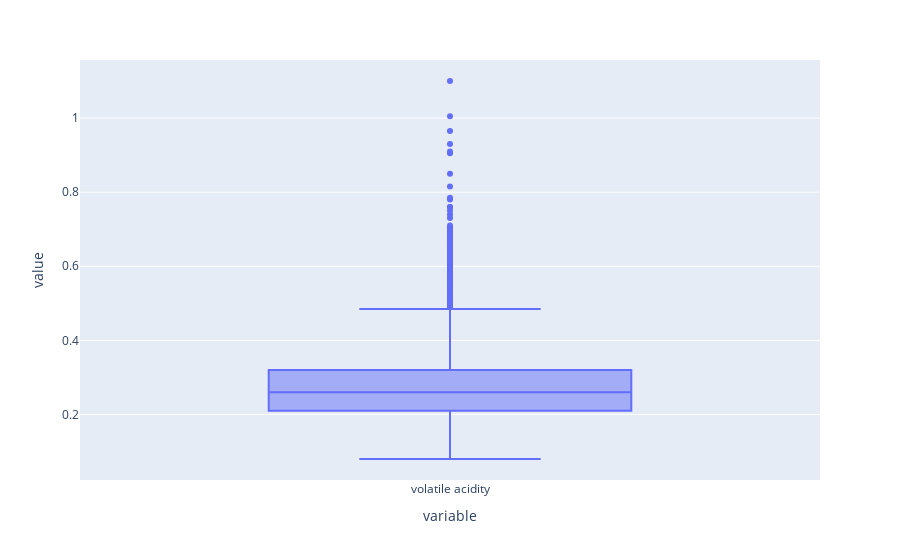

Here is the notebook cell this chart was saved with:
### Markdown cell above
Observando o gráfico de histograma da variável de acidez volátil, podemos ver que essa varíavel possui uma assimetria positiva nos seus dados, afim de melhorar isso podemos propor uma transformação logarítimica para tentar corrigir essa assimetria possitiva.

### Code cell
# Criação do grafico box-plot para a variável 'fixed acidity'
bp_acid_v = px.box(x["volatile acidity"])
bp_acid_v.show()

### Figure 1 — Plotly figure (JSON) as saved in the notebook; plotly's stock layout.template omitted (floating-point values rounded to 4 significant figures; data arrays with more than 128 entries replaced by an {"elided": "..."} marker saying what was removed)
{"data": [{"alignmentgroup": "True", "hovertemplate": "variable=%{x}<br>value=%{y}<extra></extra>", "legendgroup": "", "marker": {"color": "#636efa"}, "name": "", "notched": false, "offsetgroup": "", "orientation": "v", "showlegend": false, "type": "box", "x": {"elided": "4898 str values"}, "x0": " ", "xaxis": "x", "y": {"elided": "4898 float values"}, "y0": " ", "yaxis": "y"}], "layout": {"boxmode": "group", "legend": {"tracegroupgap": 0}, "margin": {"t": 60}, "xaxis": {"anchor": "y", "domain": [0, 1], "title": {"text": "variable"}}, "yaxis": {"anchor": "x", "domain": [0, 1], "title": {"text": "value"}}}}
